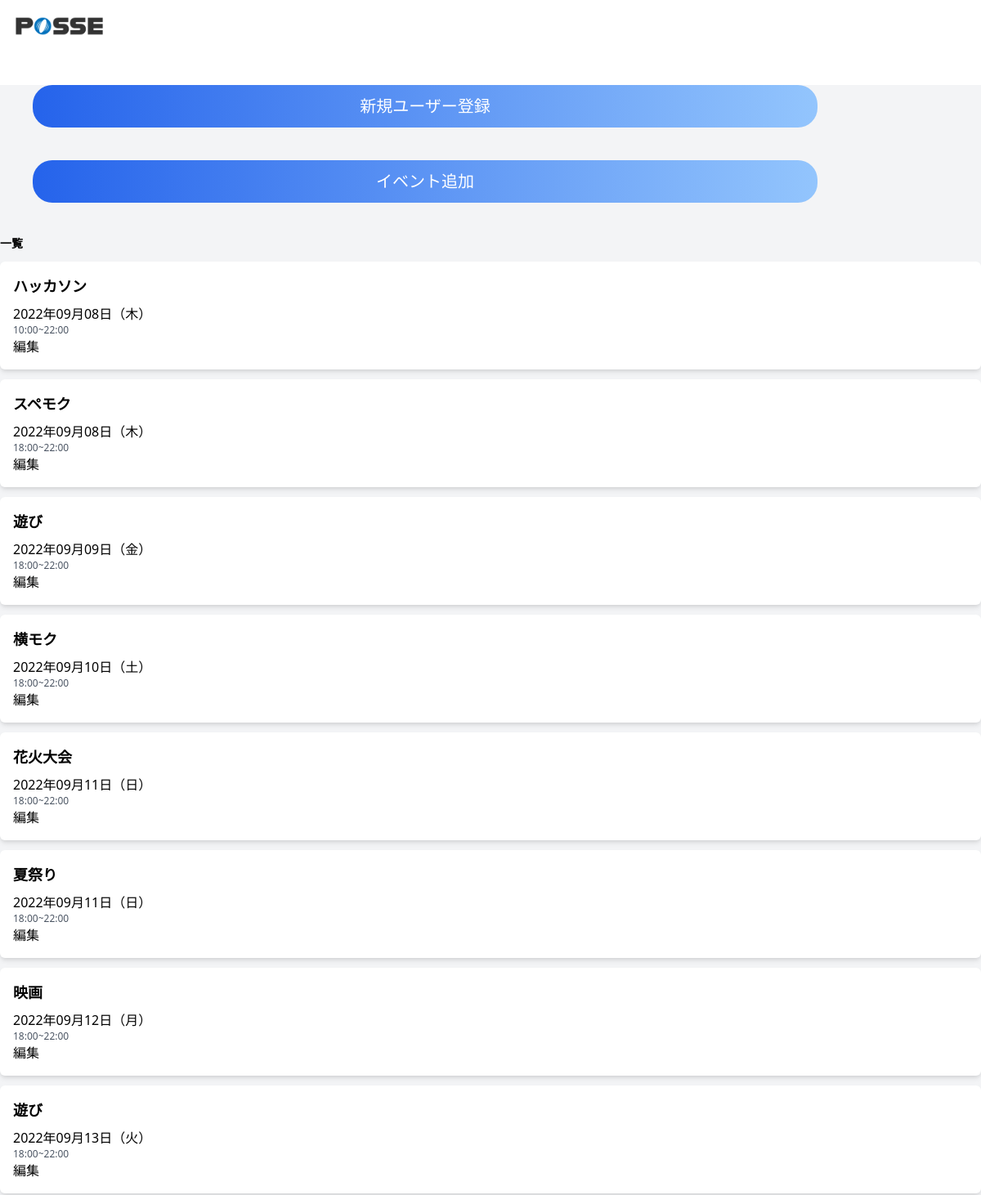
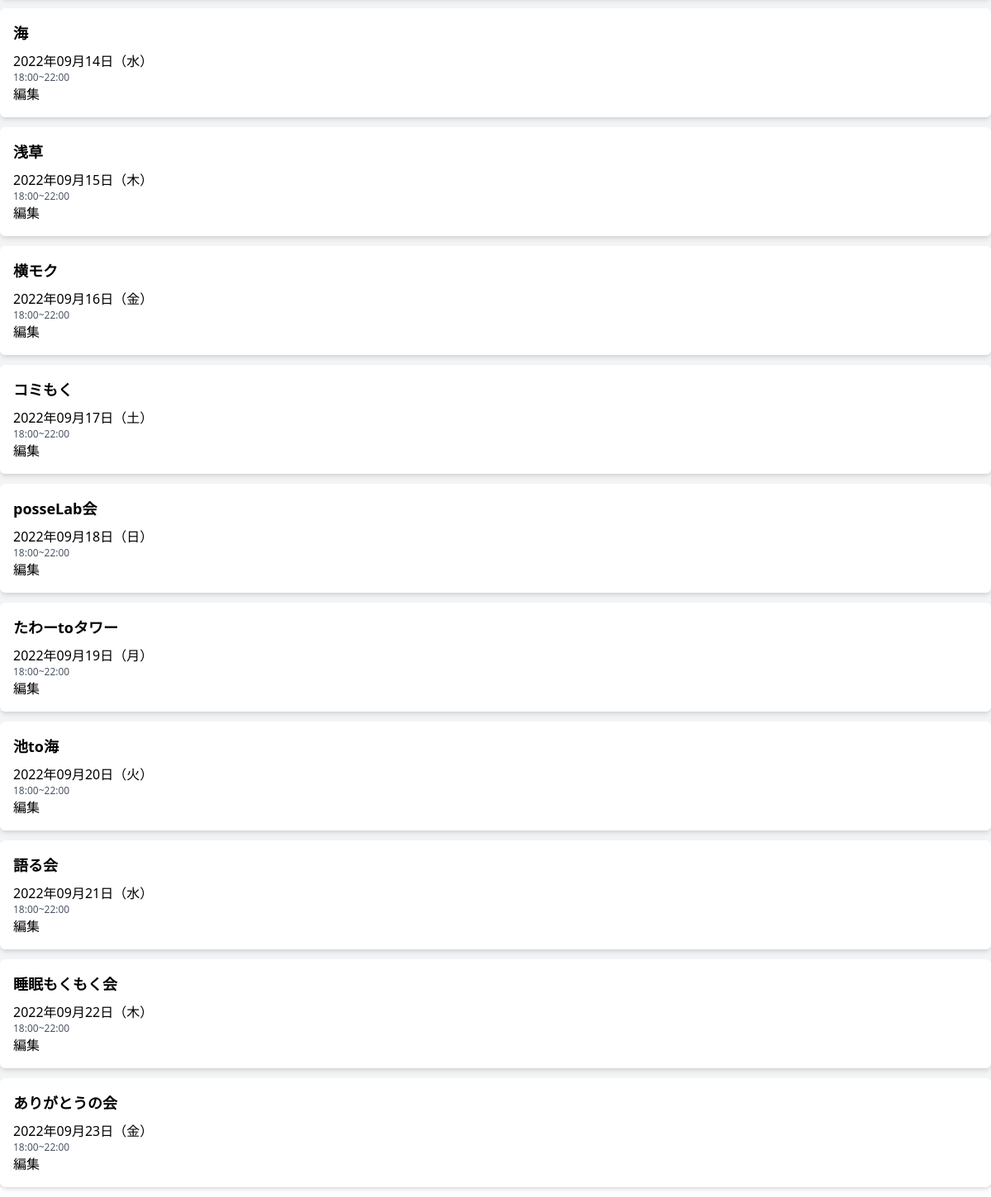
The app's page /admin.php with its own data (2 pictures, top to bottom).
### tables this page shows
CREATE TABLE events (
  id INT AUTO_INCREMENT NOT NULL PRIMARY KEY,
  name VARCHAR(10) NOT NULL,
  start_at DATETIME NOT NULL,
  end_at DATETIME NOT NULL,
  detail TEXT,
  created_at DATETIME DEFAULT CURRENT_TIMESTAMP,
  updated_at DATETIME DEFAULT CURRENT_TIMESTAMP ON UPDATE CURRENT_TIMESTAMP,
  deleted_at DATETIME
);

### src/admin.php (the view, shortened to what this page needs)
<?php
require('dbconnect.php');
$stmt = $db->query('SELECT events.id, events.name, events.start_at, events.end_at FROM events LEFT JOIN event_attendance ON events.id = event_attendance.event_id GROUP BY events.id  ORDER BY start_at ASC');
$stmt->execute();
$events = $stmt->fetchAll();
function get_day_of_week($w)
{
  $day_of_week_list = ['日', '月', '火', '水', '木', '金', '土'];
  return $day_of_week_list["$w"];
}
?>
<!DOCTYPE html>
<html lang="ja">
<head>
  <link href="https://unpkg.com/tailwindcss@^2/dist/tailwind.min.css" rel="stylesheet">
</head>
<body>
  <header class="h-16">
    <div class="flex justify-between items-center w-full h-full mx-auto pl-2 pr-5">
      <div class="h-full">
        <img src="img/header-logo.png" alt="" class="h-full">
      </div>
    </div>
  </header>
  <main class="bg-gray-100">
    <nav>
      <a href="./auth/login/signup.php">
        <div class="cursor-pointer w-4/5 p-3 m-10 text-xl text-white bg-blue-400 rounded-3xl bg-gradient-to-r from-blue-600 to-blue-300 flex items-center justify-center">
          新規ユーザー登録
        </div>
      </a>
      <a href="./event_add.php">
        <div class="cursor-pointer w-4/5 p-3 m-10 text-xl text-white bg-blue-400 rounded-3xl bg-gradient-to-r from-blue-600 to-blue-300 flex items-center justify-center">
          イベント追加
        </div>
      </a>
    </nav>
    <div id="events-list">
      <div class="flex justify-between items-center mb-3">
        <h2 class="text-sm font-bold">一覧</h2>
      </div>
      <?php foreach ($events as $event) : ?>
        <?php
        $start_date = strtotime($event['start_at']);
        $end_date = strtotime($event['end_at']);
        $day_of_week = get_day_of_week(date("w", $start_date));
        $today = strtotime("today");
        if ($start_date < $today) {
          continue;
        };
        ?>
        <div class="modal-open bg-white mb-3 p-4 flex justify-between rounded-md shadow-md cursor-pointer" id="event-<?php echo $event['id']; ?>">
          <div>
            <h3 class="font-bold text-lg mb-2"><?php echo $event['name'] ?></h3>
            <p><?php echo date("Y年m月d日（${day_of_week}）", $start_date); ?></p>
            <p class="text-xs text-gray-600">
              <?php echo date("H:i", $start_date) . "~" . date("H:i", $end_date); ?>
            </p>
            <a href="./event_edit.php?id=<?= $event['id'] ?>">編集</a>
          </div>
        </div>
      <?php endforeach; ?>
    </div>
  </main>
</body>
</html>

### records on screen
events: name "ハッカソン", start_at "2022年09月08日（木）", start_at "10:00", end_at "22:00"
events: name "スペモク", start_at "2022年09月08日（木）", start_at "18:00", end_at "22:00"
events: name "遊び", start_at "2022年09月09日（金）", start_at "18:00", end_at "22:00"
events: name "横モク", start_at "2022年09月10日（土）", start_at "18:00", end_at "22:00"
events: name "花火大会", start_at "2022年09月11日（日）", start_at "18:00", end_at "22:00"
events: name "夏祭り", start_at "2022年09月11日（日）", start_at "18:00", end_at "22:00"
events: name "映画", start_at "2022年09月12日（月）", start_at "18:00", end_at "22:00"
events: name "遊び", start_at "2022年09月13日（火）", start_at "18:00", end_at "22:00"
events: name "海", start_at "2022年09月14日（水）", start_at "18:00", end_at "22:00"
events: name "浅草", start_at "2022年09月15日（木）", start_at "18:00", end_at "22:00"
events: name "横モク", start_at "2022年09月16日（金）", start_at "18:00", end_at "22:00"
events: name "コミもく", start_at "2022年09月17日（土）", start_at "18:00", end_at "22:00"
events: name "posseLab会", start_at "2022年09月18日（日）", start_at "18:00", end_at "22:00"
events: name "たわーtoタワー", start_at "2022年09月19日（月）", start_at "18:00", end_at "22:00"
events: name "池to海", start_at "2022年09月20日（火）", start_at "18:00", end_at "22:00"
events: name "語る会", start_at "2022年09月21日（水）", start_at "18:00", end_at "22:00"
events: name "睡眠もくもく会", start_at "2022年09月22日（木）", start_at "18:00", end_at "22:00"
events: name "ありがとうの会", start_at "2022年09月23日（金）", start_at "18:00", end_at "22:00"
